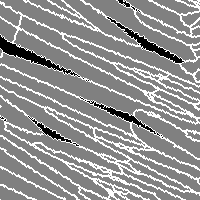
%> input picture structure/0.tif, 200 x 200 px; its folder holds only this picture in this run
$ octave test_cdbn.m   (GNU Octave 9; MATLAB toolbox functions it lacks are replaced by stand-ins)
%> lines starting %> are read from the running program, lines starting %| are printed output that depends on the picture
### preliminary/train_crbm_updown_LB_v1.m
function [hidsample, rbm] = train_crbm_updown_LB_v1(dataname, ws, num_bases, pbias,...
    pbias_lb, pbias_lambda, spacing, epsilon, l2reg, batch_size,...
    num_trials, numchannels, sample_size, layer, images_all, model)

    if mod(ws,2)~=0, error('ws must be even number'); end

    addpath ../../sparsenet/code
    addpath ../../tisc/code/
    addpath ../../poggio/code_new

    sigma_start = 0.2;
    sigma_stop = 0.1;

    CD_mode = 'exp';
    bias_mode = 'simple';

    % Etc parameters
    K_CD = 1;

    % Initialization
    W = [];
    vbias_vec = [];
    hbias_vec = [];
    pars = [];

    C_sigm = 1;

    % Initialize variables
    if ~exist('pars', 'var') || isempty(pars)
        pars=[];
    end

    if ~isfield(pars, 'ws'), pars.ws = ws; end
    if ~isfield(pars, 'num_bases'), pars.num_bases = num_bases; end
    if ~isfield(pars, 'spacing'), pars.spacing = spacing; end

    if ~isfield(pars, 'pbias'), pars.pbias = pbias; end
    if ~isfield(pars, 'pbias_lb'), pars.pbias_lb = pbias_lb; end
    if ~isfield(pars, 'pbias_lambda'), pars.pbias_lambda = pbias_lambda; end
    if ~isfield(pars, 'bias_mode'), pars.bias_mode = bias_mode; end

    if ~isfield(pars, 'std_gaussian'), pars.std_gaussian = sigma_start; end
    if ~isfield(pars, 'sigma_start'), pars.sigma_start = sigma_start; end
    if ~isfield(pars, 'sigma_stop'), pars.sigma_stop = sigma_stop; end

    if ~isfield(pars, 'K_CD'), pars.K_CD = K_CD; end
    if ~isfield(pars, 'CD_mode'), pars.CD_mode = CD_mode; end
    if ~isfield(pars, 'C_sigm'), pars.C_sigm = C_sigm; end

    if ~isfield(pars, 'num_trials'), pars.num_trials = num_trials; end
    if ~isfield(pars, 'epsilon'), pars.epsilon = epsilon; end

    disp(pars)


    %% Initialize weight matrix, vbias_vec, hbias_vec (unless given)
    if ~exist('W', 'var') || isempty(W)
        W = 0.01*randn(pars.ws^2, numchannels, pars.num_bases);
    end

    if exist('model','var')
        % use hidden layer bias from previous training as visible layer bias
        vbias_vec = model.hbias_vec;
        vbias_vec_fixed = 1;
    elseif ~exist('vbias_vec', 'var') || isempty(vbias_vec)
        vbias_vec = zeros(numchannels,1);
        vbias_vec_fixed = 0;
    end

    if ~exist('hbias_vec', 'var') || isempty(hbias_vec)
        hbias_vec = -0.1*ones(pars.num_bases,1);
    end

    batch_ws = 70; % changed from 100 (2008/07/24)
    imbatch_size = floor(100/batch_size);

    initialmomentum  = 0.5;
    finalmomentum    = 0.9;

    error_history = [];
    sparsity_history = [];

    Winc=0;
    vbiasinc=0;
    hbiasinc=0;

    if ~exist('images_all', 'var')
        images_all = sample_images_all(dataname);
    end

    for t=1:pars.num_trials
        % Take a random permutation of the samples
        tic;
        ferr_current_iter = [];
        sparsity_curr_iter = [];

        imidx_batch = randsample(length(images_all), imbatch_size, length(images_all)<imbatch_size);
        for i = 1:length(imidx_batch)
            imidx = imidx_batch(i);
            imdata = images_all{imidx};
            rows = size(imdata,1);
            cols = size(imdata,2);

            for batch=1:batch_size
                % Show progress in epoch
                if 0
                    fprintf(1,'epoch %d image %d batch %d\r',t, imidx, batch);
                end

                rowidx = ceil(rand*(rows-2*ws-batch_ws))+ws + [1:batch_ws];
                colidx = ceil(rand*(cols-2*ws-batch_ws))+ws + [1:batch_ws];
                imdata_batch = imdata(rowidx, colidx, :);
                imdata_batch = imdata_batch - mean(imdata_batch(:));
                imdata_batch = trim_image_for_spacing_fixconv(imdata_batch, ws, spacing);

%                 if rand()>0.5,
%                     imdata_batch = fliplr(imdata_batch);
%                 end

                % update rbm
                [ferr dW dh dv poshidprobs poshidstates negdata]= fobj_crbm_CD_LB_sparse(imdata_batch, W, hbias_vec, vbias_vec, pars, CD_mode, bias_mode, spacing, l2reg);
                ferr_current_iter = [ferr_current_iter, ferr];
                sparsity_curr_iter = [sparsity_curr_iter, mean(poshidprobs(:))];

                if t<5,
                    momentum = initialmomentum;
                else
                    momentum = finalmomentum;
                end

                % update parameters
                Winc = momentum*Winc + epsilon*dW;
                W = W + Winc;

                if ~vbias_vec_fixed % only update for the raw image layer
                    vbiasinc = momentum*vbiasinc + epsilon*dv;
                    vbias_vec = vbias_vec + vbiasinc;
                end

                hbiasinc = momentum*hbiasinc + epsilon*dh;
                hbias_vec = hbias_vec + hbiasinc;
            end
            mean_err = mean(ferr_current_iter);
            mean_sparsity = mean(sparsity_curr_iter);

            if (pars.std_gaussian > pars.sigma_stop) % stop decaying after some point
                pars.std_gaussian = pars.std_gaussian*0.99;
            end

            % figure(1), display_network(W);
            % figure(2), subplot(1,2,1), imagesc(imdata(rowidx, colidx)), colormap gray
            % subplot(1,2,2), imagesc(negdata), colormap gray
        end
        toc;

        error_history(t) = mean(ferr_current_iter);
        sparsity_history(t) = mean(sparsity_curr_iter);

        figure(1), display_network(W);
        % if mod(t,10)==0,
        %    saveas(gcf, sprintf('%s_%04d.png', fname_save, t));
        % end

        fprintf('epoch %d error = %g \tsparsity_hid = %g\n', t, mean(ferr_current_iter), mean(sparsity_curr_iter));
    % [7 lines of commented-out code are left out]
    end

    fname_prefix = sprintf('./results/crbm/crbm_updown_LB_new1h_%s_V1_w%d_b%02d_p%g_pl%g_plambda%g_sp%d_CD_eps%g_l2reg%g_bs%02d_layer%d', dataname, ws, num_bases, pbias, pbias_lb, pbias_lambda, spacing, epsilon, l2reg, batch_size, layer);
    fname_save = sprintf('%s', fname_prefix);
    fname_mat  = sprintf('%s.mat', fname_save);
    fname_out = fname_mat;
    mkdir(fileparts(fname_save));

    % save bases
    saveas(gcf, sprintf('%s.png', fname_save));

    % sample the pooling layer
    hidsample = [];
    for imgid = 1:numel(images_all)
        imdata = images_all{imgid}+0; % convert to double if logical
        imdata = trim_image_for_spacing_fixconv(imdata, ws, spacing);
        for i = 1:sample_size
            % get hidden layer activation (expected values)
            poshidexp = crbm_inference(imdata, W, hbias_vec, pars);
            % === the following section draw hidden layer realizations
            % (within each spacing*spacing segment, at most one node can be active)
            poshidprobs = exp(poshidexp);
            poshidprobs_mult = zeros(spacing^2+1, size(poshidprobs,1)*size(poshidprobs,2)*size(poshidprobs,3)/spacing^2);
            poshidprobs_mult(end,:) = 1;
            for c=1:spacing
                for r=1:spacing
                    temp = poshidprobs(r:spacing:end, c:spacing:end, :);
                    poshidprobs_mult((c-1)*spacing+r,:) = temp(:);
                end
            end
            S = multrand2(poshidprobs_mult')';
            % convert to pooling sized matrix
            % dim 1 - height, dim 2 - width, dim 3 - basis
            H = reshape(sum(S(1:spacing^2,:),1)>0,...
                [size(poshidexp,1)/spacing, size(poshidexp,2)/spacing, size(poshidexp,3)]);
            % === DONE drawing
            hidsample{length(hidsample)+1} = H;
        end
    end

    % output to the next layer
    rbm = struct('W',W,'pars',pars,'vbias_vec',vbias_vec,...
        'hbias_vec',hbias_vec,'error_history',error_history,...
        'sparsity_history',sparsity_history);

    % save model
    fname_timestamp_save = sprintf('%s.mat', fname_prefix);
    save(fname_timestamp_save, 'W', 'pars', 't', 'vbias_vec',...
        'hbias_vec', 'error_history', 'sparsity_history',...
        'hidsample', 'rbm');
end

%% sample_images_all
function images = sample_images_all(dataname)
%> called with dataname = 'alloy'

    switch lower(dataname),
    case 'olshausen',
        fpath = '../data';
        flist = dir(sprintf('%s/*.tif', fpath));
    case 'alloy',
        fpath = '../structure';
        flist = dir(sprintf('%s/*.tif', fpath));
    end

    images = [];
    for imidx = 1:min(length(flist), 200)
        fprintf('[%d]', imidx);
        fname = sprintf('%s/%s', fpath, flist(imidx).name);
        im = imread(fname);
%> im is the input picture: size 200x200 uint8; min 0, max 255, mean 148.9

        if size(im,3)>1
            im2 = double(rgb2gray(im));
        else
            im2 = double(im);
        end
        ratio = min([512/size(im,1), 512/size(im,2), 1]);
%> ratio = 1
        if ratio<1
            im2 = imresize(im2, [round(ratio*size(im,1)), round(ratio*size(im,2))], 'bicubic');
        end

        im2 = crbm_whiten_olshausen2(im2);
        % im2 = crbm_whiten_olshausen1_contrastnorm(im2, 32, true, 0.6);
        % im2 = preprocess_image(im2, 'whiten'); % whiten the image before resizing
        im2 = im2-mean(mean(im2));
        im2 = im2/sqrt(mean(mean(im2.^2)));
        imdata = im2;
        imdata = sqrt(0.1)*imdata; % just for some trick??
        images{length(images)+1} = imdata;

        if 0
            imagesc(imdata), axis off equal, colormap gray
        end
    end
    fprintf('\n');


    return
end

%% crbm_inference
% [20 lines left out: function crbm_inference, not called in this run]

%% crbm_vishidprod_fixconv
% [24 lines left out: function crbm_vishidprod_fixconv, not called in this run]


%% crbm_reconstruct
% [20 lines left out: function crbm_reconstruct, not called in this run]

%% fobj_crbm_CD_LB_sparse
% [76 lines left out: function fobj_crbm_CD_LB_sparse, not called in this run]


%% crbm_sample_multrand2
% [32 lines left out: function crbm_sample_multrand2, not called in this run]

%% trim_image_for_spacing_fixconv
% [14 lines left out: function trim_image_for_spacing_fixconv, not called in this run]

%% conv2_mult
% [7 lines left out: function conv2_mult, not called in this run]

%% test
% [18 lines left out: function test, not called in this run]

### preliminary/crbm_whiten_olshausen2.m
function im_out = crbm_whiten_olshausen2(im)

if ~exist('D', 'var'), D = 16; end
if size(im,3)>1, im = rgb2gray(im); end
im = double(im);

im = im - mean(im(:));
%> im: size 200x200 double
im = im./std(im(:));

N1 = size(im, 1);
%> N1 = 200
N2 = size(im, 2);
%> N2 = 200

[fx fy]=meshgrid(-N1/2:N1/2-1, -N2/2:N2/2-1);
rho=sqrt(fx.*fx+fy.*fy)';

f_0=0.4*mean([N1,N2]);
%> f_0 = 80
filt=rho.*exp(-(rho/f_0).^4);

If=fft2(im);
imw=real(ifft2(If.*fftshift(filt)));
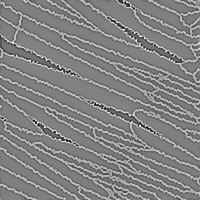
%> imw: size 200x200 double; min -123.1, max 116.1, mean 0; drawn with min black and max white

im_out = imw/std(imw(:)); % 0.1 is the same factor as in make-your-own-images

return

### preliminary/tirbm/display_network.m
function [h, array] = display_network(A, opt_normalize, opt_graycolor, cols, opt_colmajor)

warning off all

if ~exist('opt_normalize', 'var') || isempty(opt_normalize)
    opt_normalize= true;
end

if ~exist('opt_graycolor', 'var') || isempty(opt_graycolor)
    opt_graycolor= true;
end

if ~exist('opt_colmajor', 'var') || isempty(opt_colmajor)
    opt_colmajor = false;
end


if opt_graycolor, colormap(gray); end

% compute rows, cols
[L M]=size(A);
sz=sqrt(L);
buf=1;
if ~exist('cols', 'var')
    if floor(sqrt(M))^2 ~= M
        n=ceil(sqrt(M));
        while mod(M, n)~=0 && n<1.2*sqrt(M), n=n+1; end
        m=ceil(M/n);
    else
        n=sqrt(M);
        m=n;
    end
else
    n = cols;
    m = ceil(M/n);
end

array=-ones(buf+m*(sz+buf),buf+n*(sz+buf));

if ~opt_graycolor
    array = 0.1.* array;
end


if ~opt_colmajor
    k=1;
    for i=1:m
        for j=1:n
            if k>M,
                continue;
            end
            clim=max(abs(A(:,k)));
            if opt_normalize
                array(buf+(i-1)*(sz+buf)+(1:sz),buf+(j-1)*(sz+buf)+(1:sz))=reshape(A(:,k),sz,sz)/clim;
            else
                array(buf+(i-1)*(sz+buf)+(1:sz),buf+(j-1)*(sz+buf)+(1:sz))=reshape(A(:,k),sz,sz)/max(abs(A(:)));
            end
            k=k+1;
        end
    end
else
    k=1;
    for j=1:n
        for i=1:m
            if k>M,
                continue;
            end
            clim=max(abs(A(:,k)));
            if opt_normalize
                array(buf+(i-1)*(sz+buf)+(1:sz),buf+(j-1)*(sz+buf)+(1:sz))=reshape(A(:,k),sz,sz)/clim;
            else
                array(buf+(i-1)*(sz+buf)+(1:sz),buf+(j-1)*(sz+buf)+(1:sz))=reshape(A(:,k),sz,sz);
            end
            k=k+1;
        end
    end
end

if opt_graycolor
    h=imagesc(array,'EraseMode','none',[-1 1]);
else
    h=imagesc(array,'EraseMode','none',[-1 1]);
end
axis image off

drawnow;

warning on all

### preliminary/test_cdbn.m
clear
close all
addpath('../structure/');
addpath('../crbm_demo/');

% use the alloy data from Yang Jiao
dataname = 'alloy';

%% First layer
% parameters for first layer RBM
ws = 10; % filter size
num_bases = 24; % number of filters
pbias = 0.002; % sparsity
pbias_lb = 0.002; % sparsity lower bound
pbias_lambda = 5; % ?
spacing = 2; % pooling C?
epsilon = 0.01;
l2reg = 0.01;
batch_size = 2;
num_trial = 50;
numchannels = 1; % input is grayscale
sample_size = 10; % sample size for hidden layer for each visible layer input
layer = 1;

% train first layer
fname_prefix = sprintf('./results/crbm/crbm_updown_LB_new1h_%s_V1_w%d_b%02d_p%g_pl%g_plambda%g_sp%d_CD_eps%g_l2reg%g_bs%02d_layer%d', dataname, ws, num_bases, pbias, pbias_lb, pbias_lambda, spacing, epsilon, l2reg, batch_size, layer);
fname_timestamp_save = sprintf('%s.mat', fname_prefix);
if exist(fname_timestamp_save, 'file')
    load(fname_timestamp_save);
    hidsample1 = hidsample;
    rbm1 = rbm;
else
    % if haven't trained
    [hidsample1, rbm1] = train_crbm_updown_LB_v1(dataname, ws, num_bases, pbias, pbias_lb,...
        pbias_lambda, spacing, epsilon, l2reg, batch_size,...
        num_trial, numchannels, sample_size, layer);
%> in train_crbm_updown_LB_v1, `images_all = sample_images_all(dataname);`: images_all = 1 item
%> (the run ends here)
